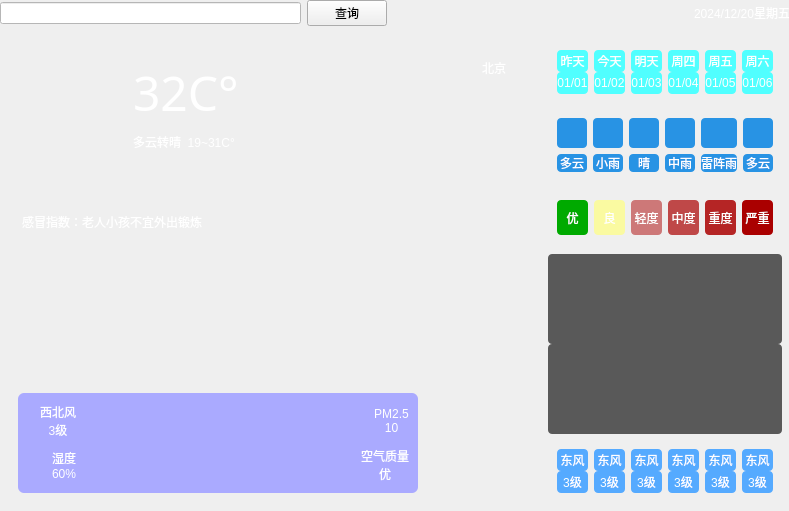
<?xml version="1.0" encoding="UTF-8"?>
<ui version="4.0">
 <class>MainWindow</class>
 <widget class="QMainWindow" name="MainWindow">
  <property name="geometry">
   <rect>
    <x>0</x>
    <y>0</y>
    <width>789</width>
    <height>511</height>
   </rect>
  </property>
  <property name="windowTitle">
   <string>MainWindow</string>
  </property>
  <property name="styleSheet">
   <string notr="true"/>
  </property>
  <widget class="QWidget" name="centralwidget">
   <widget class="QWidget" name="widget" native="true">
    <property name="geometry">
     <rect>
      <x>0</x>
      <y>0</y>
      <width>791</width>
      <height>511</height>
     </rect>
    </property>
    <property name="styleSheet">
     <string notr="true">QWidget#widget{
	border-image: url(:/res/background.png);
}
QLabel{
	font: 10pt &quot;微软雅黑&quot;;
	border-radius:4px;
	background-color: rgba(60, 60, 60,0);
	color: rgb(255, 255, 255);
}</string>
    </property>
    <layout class="QHBoxLayout" name="horizontalLayout_16">
     <item>
      <layout class="QVBoxLayout" name="verticalLayout_12">
       <property name="sizeConstraint">
        <enum>QLayout::SizeConstraint::SetDefaultConstraint</enum>
       </property>
       <item>
        <layout class="QHBoxLayout" name="horizontalLayout_13">
         <item>
          <widget class="QLineEdit" name="lineEdit">
           <property name="styleSheet">
            <string notr="true">QLineEdit{
	
	background-color: rgb(255, 255, 255);
	}</string>
           </property>
          </widget>
         </item>
         <item>
          <widget class="QPushButton" name="pushButton">
           <property name="text">
            <string>查询</string>
           </property>
           <property name="icon">
            <iconset resource="res.qrc">
             <normaloff>:/res/search.png</normaloff>:/res/search.png</iconset>
           </property>
          </widget>
         </item>
         <item>
          <spacer name="horizontalSpacer_4">
           <property name="orientation">
            <enum>Qt::Orientation::Horizontal</enum>
           </property>
           <property name="sizeHint" stdset="0">
            <size>
             <width>40</width>
             <height>20</height>
            </size>
           </property>
          </spacer>
         </item>
         <item>
          <layout class="QHBoxLayout" name="horizontalLayout_12">
           <item>
            <widget class="QLabel" name="label_44">
             <property name="styleSheet">
              <string notr="true">QLabel{
	
	font: 20pt &quot;微软雅黑&quot;;
}</string>
             </property>
             <property name="text">
              <string>2024/12/20星期五</string>
             </property>
            </widget>
           </item>
          </layout>
         </item>
        </layout>
       </item>
       <item>
        <layout class="QHBoxLayout" name="horizontalLayout_14">
         <item>
          <widget class="QWidget" name="widget_11" native="true">
           <layout class="QVBoxLayout" name="verticalLayout_11">
            <item>
             <layout class="QVBoxLayout" name="verticalLayout_10">
              <property name="spacing">
               <number>4</number>
              </property>
              <item>
               <widget class="QWidget" name="widget_2" native="true">
                <layout class="QHBoxLayout" name="horizontalLayout_7">
                 <item>
                  <widget class="QLabel" name="label">
                   <property name="minimumSize">
                    <size>
                     <width>100</width>
                     <height>100</height>
                    </size>
                   </property>
                   <property name="text">
                    <string/>
                   </property>
                   <property name="pixmap">
                    <pixmap resource="res.qrc">:/res/type/ZhenYu.png</pixmap>
                   </property>
                   <property name="scaledContents">
                    <bool>true</bool>
                   </property>
                   <property name="alignment">
                    <set>Qt::AlignmentFlag::AlignCenter</set>
                   </property>
                  </widget>
                 </item>
                 <item>
                  <widget class="QWidget" name="widget_3" native="true">
                   <layout class="QVBoxLayout" name="verticalLayout">
                    <item>
                     <layout class="QHBoxLayout" name="horizontalLayout">
                      <item>
                       <widget class="QLabel" name="label_2">
                        <property name="font">
                         <font>
                          <family>微软雅黑</family>
                          <pointsize>36</pointsize>
                          <italic>false</italic>
                          <bold>false</bold>
                         </font>
                        </property>
                        <property name="styleSheet">
                         <string notr="true">QLabel{
	
	font: 36pt &quot;微软雅黑&quot;;
}</string>
                        </property>
                        <property name="text">
                         <string>32C°</string>
                        </property>
                        <property name="scaledContents">
                         <bool>true</bool>
                        </property>
                        <property name="alignment">
                         <set>Qt::AlignmentFlag::AlignLeading|Qt::AlignmentFlag::AlignLeft|Qt::AlignmentFlag::AlignVCenter</set>
                        </property>
                       </widget>
                      </item>
                      <item>
                       <spacer name="horizontalSpacer">
                        <property name="orientation">
                         <enum>Qt::Orientation::Horizontal</enum>
                        </property>
                        <property name="sizeHint" stdset="0">
                         <size>
                          <width>68</width>
                          <height>20</height>
                         </size>
                        </property>
                       </spacer>
                      </item>
                      <item>
                       <widget class="QLabel" name="label_4">
                        <property name="text">
                         <string>北京</string>
                        </property>
                        <property name="alignment">
                         <set>Qt::AlignmentFlag::AlignLeading|Qt::AlignmentFlag::AlignLeft|Qt::AlignmentFlag::AlignTop</set>
                        </property>
                       </widget>
                      </item>
                     </layout>
                    </item>
                    <item>
                     <layout class="QHBoxLayout" name="horizontalLayout_2">
                      <item>
                       <widget class="QLabel" name="label_3">
                        <property name="text">
                         <string>多云转晴  19~31C°</string>
                        </property>
                       </widget>
                      </item>
                      <item>
                       <spacer name="horizontalSpacer_2">
                        <property name="orientation">
                         <enum>Qt::Orientation::Horizontal</enum>
                        </property>
                        <property name="sizeHint" stdset="0">
                         <size>
                          <width>40</width>
                          <height>20</height>
                         </size>
                        </property>
                       </spacer>
                      </item>
                     </layout>
                    </item>
                   </layout>
                  </widget>
                 </item>
                </layout>
               </widget>
              </item>
              <item>
               <widget class="QWidget" name="widget_4" native="true">
                <layout class="QVBoxLayout" name="verticalLayout_2">
                 <item>
                  <spacer name="verticalSpacer">
                   <property name="orientation">
                    <enum>Qt::Orientation::Vertical</enum>
                   </property>
                   <property name="sizeHint" stdset="0">
                    <size>
                     <width>20</width>
                     <height>40</height>
                    </size>
                   </property>
                  </spacer>
                 </item>
                 <item>
                  <widget class="QPlainTextEdit" name="plainTextEdit">
                   <property name="minimumSize">
                    <size>
                     <width>0</width>
                     <height>40</height>
                    </size>
                   </property>
                   <property name="styleSheet">
                    <string notr="true">background-color: rgba(60, 60, 60,0);
border-radius:5px;
border: none;
font: 9pt &quot;微软雅黑&quot;;
color: rgb(255, 255, 255);</string>
                   </property>
                   <property name="plainText">
                    <string>感冒指数：老人小孩不宜外出锻炼 </string>
                   </property>
                  </widget>
                 </item>
                 <item>
                  <widget class="QWidget" name="widget_5" native="true">
                   <property name="minimumSize">
                    <size>
                     <width>200</width>
                     <height>100</height>
                    </size>
                   </property>
                   <property name="maximumSize">
                    <size>
                     <width>400</width>
                     <height>300</height>
                    </size>
                   </property>
                   <property name="styleSheet">
                    <string notr="true">
QWidget{
	background-color: rgb(170, 170, 255);
	border-radius:6px;
}</string>
                   </property>
                   <layout class="QGridLayout" name="gridLayout">
                    <item row="1" column="0">
                     <layout class="QHBoxLayout" name="horizontalLayout_4">
                      <item>
                       <widget class="QLabel" name="label_7">
                        <property name="text">
                         <string/>
                        </property>
                        <property name="pixmap">
                         <pixmap resource="res.qrc">:/res/humidity.png</pixmap>
                        </property>
                        <property name="scaledContents">
                         <bool>true</bool>
                        </property>
                        <property name="alignment">
                         <set>Qt::AlignmentFlag::AlignCenter</set>
                        </property>
                       </widget>
                      </item>
                      <item>
                       <widget class="QLabel" name="label_11">
                        <property name="text">
                         <string>湿度
60%</string>
                        </property>
                        <property name="alignment">
                         <set>Qt::AlignmentFlag::AlignCenter</set>
                        </property>
                       </widget>
                      </item>
                     </layout>
                    </item>
                    <item row="0" column="0">
                     <layout class="QHBoxLayout" name="horizontalLayout_3">
                      <item>
                       <widget class="QLabel" name="label_5">
                        <property name="text">
                         <string/>
                        </property>
                        <property name="pixmap">
                         <pixmap resource="res.qrc">:/res/wind.png</pixmap>
                        </property>
                        <property name="scaledContents">
                         <bool>true</bool>
                        </property>
                       </widget>
                      </item>
                      <item>
                       <widget class="QLabel" name="label_13">
                        <property name="text">
                         <string>西北风
3级</string>
                        </property>
                        <property name="alignment">
                         <set>Qt::AlignmentFlag::AlignCenter</set>
                        </property>
                       </widget>
                      </item>
                     </layout>
                    </item>
                    <item row="0" column="2">
                     <layout class="QHBoxLayout" name="horizontalLayout_5">
                      <item>
                       <widget class="QLabel" name="label_6">
                        <property name="text">
                         <string/>
                        </property>
                        <property name="pixmap">
                         <pixmap resource="res.qrc">:/res/pm25.png</pixmap>
                        </property>
                        <property name="scaledContents">
                         <bool>true</bool>
                        </property>
                       </widget>
                      </item>
                      <item>
                       <widget class="QLabel" name="label_10">
                        <property name="text">
                         <string>PM2.5
10</string>
                        </property>
                        <property name="alignment">
                         <set>Qt::AlignmentFlag::AlignCenter</set>
                        </property>
                       </widget>
                      </item>
                     </layout>
                    </item>
                    <item row="1" column="2">
                     <layout class="QHBoxLayout" name="horizontalLayout_6">
                      <item>
                       <widget class="QLabel" name="label_8">
                        <property name="text">
                         <string/>
                        </property>
                        <property name="pixmap">
                         <pixmap resource="res.qrc">:/res/aqi.png</pixmap>
                        </property>
                        <property name="scaledContents">
                         <bool>true</bool>
                        </property>
                       </widget>
                      </item>
                      <item>
                       <widget class="QLabel" name="label_12">
                        <property name="text">
                         <string>空气质量
优</string>
                        </property>
                        <property name="alignment">
                         <set>Qt::AlignmentFlag::AlignCenter</set>
                        </property>
                       </widget>
                      </item>
                     </layout>
                    </item>
                    <item row="0" column="1">
                     <spacer name="horizontalSpacer_3">
                      <property name="orientation">
                       <enum>Qt::Orientation::Horizontal</enum>
                      </property>
                      <property name="sizeHint" stdset="0">
                       <size>
                        <width>40</width>
                        <height>20</height>
                       </size>
                      </property>
                     </spacer>
                    </item>
                   </layout>
                  </widget>
                 </item>
                </layout>
               </widget>
              </item>
             </layout>
            </item>
           </layout>
          </widget>
         </item>
         <item>
          <widget class="QWidget" name="widget_6" native="true">
           <layout class="QVBoxLayout" name="verticalLayout_9">
            <item>
             <widget class="QWidget" name="widget_12" native="true">
              <property name="styleSheet">
               <string notr="true">QLabel{
	background-color: rgb(80, 255, 255);
	border - radius: 10px;
}</string>
              </property>
              <layout class="QHBoxLayout" name="horizontalLayout_15">
               <item>
                <layout class="QVBoxLayout" name="verticalLayout_13">
                 <property name="spacing">
                  <number>0</number>
                 </property>
                 <item>
                  <widget class="QLabel" name="label_43">
                   <property name="text">
                    <string>昨天</string>
                   </property>
                   <property name="alignment">
                    <set>Qt::AlignmentFlag::AlignCenter</set>
                   </property>
                  </widget>
                 </item>
                 <item>
                  <widget class="QLabel" name="labelDate1">
                   <property name="text">
                    <string>01/01</string>
                   </property>
                   <property name="alignment">
                    <set>Qt::AlignmentFlag::AlignCenter</set>
                   </property>
                  </widget>
                 </item>
                </layout>
               </item>
               <item>
                <layout class="QVBoxLayout" name="verticalLayout_14">
                 <property name="spacing">
                  <number>0</number>
                 </property>
                 <item>
                  <widget class="QLabel" name="label_46">
                   <property name="text">
                    <string>今天</string>
                   </property>
                   <property name="alignment">
                    <set>Qt::AlignmentFlag::AlignCenter</set>
                   </property>
                  </widget>
                 </item>
                 <item>
                  <widget class="QLabel" name="labelDate2">
                   <property name="text">
                    <string>01/02</string>
                   </property>
                   <property name="alignment">
                    <set>Qt::AlignmentFlag::AlignCenter</set>
                   </property>
                  </widget>
                 </item>
                </layout>
               </item>
               <item>
                <layout class="QVBoxLayout" name="verticalLayout_15">
                 <property name="spacing">
                  <number>0</number>
                 </property>
                 <item>
                  <widget class="QLabel" name="label_47">
                   <property name="text">
                    <string>明天</string>
                   </property>
                   <property name="alignment">
                    <set>Qt::AlignmentFlag::AlignCenter</set>
                   </property>
                  </widget>
                 </item>
                 <item>
                  <widget class="QLabel" name="labelDate3">
                   <property name="text">
                    <string>01/03</string>
                   </property>
                   <property name="alignment">
                    <set>Qt::AlignmentFlag::AlignCenter</set>
                   </property>
                  </widget>
                 </item>
                </layout>
               </item>
               <item>
                <layout class="QVBoxLayout" name="verticalLayout_16">
                 <property name="spacing">
                  <number>0</number>
                 </property>
                 <item>
                  <widget class="QLabel" name="label_48">
                   <property name="text">
                    <string>周四</string>
                   </property>
                   <property name="alignment">
                    <set>Qt::AlignmentFlag::AlignCenter</set>
                   </property>
                  </widget>
                 </item>
                 <item>
                  <widget class="QLabel" name="labelDate4">
                   <property name="text">
                    <string>01/04</string>
                   </property>
                   <property name="alignment">
                    <set>Qt::AlignmentFlag::AlignCenter</set>
                   </property>
                  </widget>
                 </item>
                </layout>
               </item>
               <item>
                <layout class="QVBoxLayout" name="verticalLayout_17">
                 <property name="spacing">
                  <number>0</number>
                 </property>
                 <item>
                  <widget class="QLabel" name="label_49">
                   <property name="text">
                    <string>周五</string>
                   </property>
                   <property name="alignment">
                    <set>Qt::AlignmentFlag::AlignCenter</set>
                   </property>
                  </widget>
                 </item>
                 <item>
                  <widget class="QLabel" name="labelDate5">
                   <property name="text">
                    <string>01/05</string>
                   </property>
                   <property name="alignment">
                    <set>Qt::AlignmentFlag::AlignCenter</set>
                   </property>
                  </widget>
                 </item>
                </layout>
               </item>
               <item>
                <layout class="QVBoxLayout" name="verticalLayout_18">
                 <property name="spacing">
                  <number>0</number>
                 </property>
                 <item>
                  <widget class="QLabel" name="label_50">
                   <property name="text">
                    <string>周六</string>
                   </property>
                   <property name="alignment">
                    <set>Qt::AlignmentFlag::AlignCenter</set>
                   </property>
                  </widget>
                 </item>
                 <item>
                  <widget class="QLabel" name="labelDate6">
                   <property name="text">
                    <string>01/06</string>
                   </property>
                   <property name="alignment">
                    <set>Qt::AlignmentFlag::AlignCenter</set>
                   </property>
                  </widget>
                 </item>
                </layout>
               </item>
              </layout>
             </widget>
            </item>
            <item>
             <widget class="QWidget" name="widget_8" native="true">
              <property name="styleSheet">
               <string notr="true">QLabel{
	background - size: 50px 50px;
	
	background-color: rgb(40, 147, 228);
}</string>
              </property>
              <layout class="QHBoxLayout" name="horizontalLayout_9">
               <item>
                <layout class="QVBoxLayout" name="verticalLayout_3">
                 <item>
                  <widget class="QLabel" name="label_19">
                   <property name="minimumSize">
                    <size>
                     <width>0</width>
                     <height>30</height>
                    </size>
                   </property>
                   <property name="styleSheet">
                    <string notr="true"/>
                   </property>
                   <property name="text">
                    <string/>
                   </property>
                   <property name="pixmap">
                    <pixmap resource="res.qrc">:/res/type/DuoYun.png</pixmap>
                   </property>
                   <property name="alignment">
                    <set>Qt::AlignmentFlag::AlignCenter</set>
                   </property>
                  </widget>
                 </item>
                 <item>
                  <widget class="QLabel" name="label_20">
                   <property name="text">
                    <string>多云</string>
                   </property>
                   <property name="alignment">
                    <set>Qt::AlignmentFlag::AlignCenter</set>
                   </property>
                  </widget>
                 </item>
                </layout>
               </item>
               <item>
                <layout class="QVBoxLayout" name="verticalLayout_4">
                 <item>
                  <widget class="QLabel" name="label_21">
                   <property name="minimumSize">
                    <size>
                     <width>0</width>
                     <height>30</height>
                    </size>
                   </property>
                   <property name="styleSheet">
                    <string notr="true"/>
                   </property>
                   <property name="text">
                    <string/>
                   </property>
                   <property name="pixmap">
                    <pixmap resource="res.qrc">:/res/type/XiaoYu.png</pixmap>
                   </property>
                   <property name="alignment">
                    <set>Qt::AlignmentFlag::AlignCenter</set>
                   </property>
                  </widget>
                 </item>
                 <item>
                  <widget class="QLabel" name="label_22">
                   <property name="text">
                    <string>小雨</string>
                   </property>
                   <property name="alignment">
                    <set>Qt::AlignmentFlag::AlignCenter</set>
                   </property>
                  </widget>
                 </item>
                </layout>
               </item>
               <item>
                <layout class="QVBoxLayout" name="verticalLayout_8">
                 <item>
                  <widget class="QLabel" name="label_29">
                   <property name="minimumSize">
                    <size>
                     <width>0</width>
                     <height>30</height>
                    </size>
                   </property>
                   <property name="styleSheet">
                    <string notr="true"/>
                   </property>
                   <property name="text">
                    <string/>
                   </property>
                   <property name="pixmap">
                    <pixmap resource="res.qrc">:/res/type/Qing.png</pixmap>
                   </property>
                   <property name="alignment">
                    <set>Qt::AlignmentFlag::AlignCenter</set>
                   </property>
                  </widget>
                 </item>
                 <item>
                  <widget class="QLabel" name="label_30">
                   <property name="text">
                    <string>晴</string>
                   </property>
                   <property name="alignment">
                    <set>Qt::AlignmentFlag::AlignCenter</set>
                   </property>
                  </widget>
                 </item>
                </layout>
               </item>
               <item>
                <layout class="QVBoxLayout" name="verticalLayout_6">
                 <item>
                  <widget class="QLabel" name="label_25">
                   <property name="minimumSize">
                    <size>
                     <width>0</width>
                     <height>30</height>
                    </size>
                   </property>
                   <property name="styleSheet">
                    <string notr="true"/>
                   </property>
                   <property name="text">
                    <string/>
                   </property>
                   <property name="pixmap">
                    <pixmap resource="res.qrc">:/res/type/ZhongYu.png</pixmap>
                   </property>
                   <property name="alignment">
                    <set>Qt::AlignmentFlag::AlignCenter</set>
                   </property>
                  </widget>
                 </item>
                 <item>
                  <widget class="QLabel" name="label_26">
                   <property name="text">
                    <string>中雨</string>
                   </property>
                   <property name="alignment">
                    <set>Qt::AlignmentFlag::AlignCenter</set>
                   </property>
                  </widget>
                 </item>
                </layout>
               </item>
               <item>
                <layout class="QVBoxLayout" name="verticalLayout_5">
                 <item>
                  <widget class="QLabel" name="label_23">
                   <property name="minimumSize">
                    <size>
                     <width>0</width>
                     <height>30</height>
                    </size>
                   </property>
                   <property name="styleSheet">
                    <string notr="true"/>
                   </property>
                   <property name="text">
                    <string/>
                   </property>
                   <property name="pixmap">
                    <pixmap resource="res.qrc">:/res/type/LeiZhenYu.png</pixmap>
                   </property>
                   <property name="alignment">
                    <set>Qt::AlignmentFlag::AlignCenter</set>
                   </property>
                  </widget>
                 </item>
                 <item>
                  <widget class="QLabel" name="label_24">
                   <property name="text">
                    <string>雷阵雨</string>
                   </property>
                   <property name="alignment">
                    <set>Qt::AlignmentFlag::AlignCenter</set>
                   </property>
                  </widget>
                 </item>
                </layout>
               </item>
               <item>
                <layout class="QVBoxLayout" name="verticalLayout_7">
                 <item>
                  <widget class="QLabel" name="label_27">
                   <property name="minimumSize">
                    <size>
                     <width>0</width>
                     <height>30</height>
                    </size>
                   </property>
                   <property name="styleSheet">
                    <string notr="true"/>
                   </property>
                   <property name="text">
                    <string/>
                   </property>
                   <property name="pixmap">
                    <pixmap resource="res.qrc">:/res/type/DuoYun.png</pixmap>
                   </property>
                   <property name="alignment">
                    <set>Qt::AlignmentFlag::AlignCenter</set>
                   </property>
                  </widget>
                 </item>
                 <item>
                  <widget class="QLabel" name="label_28">
                   <property name="text">
                    <string>多云</string>
                   </property>
                   <property name="alignment">
                    <set>Qt::AlignmentFlag::AlignCenter</set>
                   </property>
                  </widget>
                 </item>
                </layout>
               </item>
              </layout>
             </widget>
            </item>
            <item>
             <widget class="QWidget" name="widget_9" native="true">
              <property name="styleSheet">
               <string notr="true"/>
              </property>
              <layout class="QHBoxLayout" name="horizontalLayout_10">
               <item>
                <widget class="QLabel" name="label_31">
                 <property name="minimumSize">
                  <size>
                   <width>0</width>
                   <height>0</height>
                  </size>
                 </property>
                 <property name="maximumSize">
                  <size>
                   <width>16777215</width>
                   <height>35</height>
                  </size>
                 </property>
                 <property name="styleSheet">
                  <string notr="true">QLabel { 
	background-color: rgb(0, 170, 0);
}

</string>
                 </property>
                 <property name="text">
                  <string>优</string>
                 </property>
                 <property name="alignment">
                  <set>Qt::AlignmentFlag::AlignCenter</set>
                 </property>
                </widget>
               </item>
               <item>
                <widget class="QLabel" name="label_32">
                 <property name="minimumSize">
                  <size>
                   <width>0</width>
                   <height>10</height>
                  </size>
                 </property>
                 <property name="maximumSize">
                  <size>
                   <width>16777215</width>
                   <height>35</height>
                  </size>
                 </property>
                 <property name="styleSheet">
                  <string notr="true">background-color: rgba(255, 255, 127,0.7);</string>
                 </property>
                 <property name="text">
                  <string>良</string>
                 </property>
                 <property name="alignment">
                  <set>Qt::AlignmentFlag::AlignCenter</set>
                 </property>
                </widget>
               </item>
               <item>
                <widget class="QLabel" name="label_33">
                 <property name="minimumSize">
                  <size>
                   <width>0</width>
                   <height>10</height>
                  </size>
                 </property>
                 <property name="maximumSize">
                  <size>
                   <width>16777215</width>
                   <height>35</height>
                  </size>
                 </property>
                 <property name="styleSheet">
                  <string notr="true">background-color:rgba(170, 0, 0,0.5);</string>
                 </property>
                 <property name="text">
                  <string>轻度</string>
                 </property>
                 <property name="alignment">
                  <set>Qt::AlignmentFlag::AlignCenter</set>
                 </property>
                </widget>
               </item>
               <item>
                <widget class="QLabel" name="label_34">
                 <property name="minimumSize">
                  <size>
                   <width>0</width>
                   <height>10</height>
                  </size>
                 </property>
                 <property name="maximumSize">
                  <size>
                   <width>16777215</width>
                   <height>35</height>
                  </size>
                 </property>
                 <property name="styleSheet">
                  <string notr="true">background-color:rgba(170, 0, 0,0.7);</string>
                 </property>
                 <property name="text">
                  <string>中度</string>
                 </property>
                 <property name="alignment">
                  <set>Qt::AlignmentFlag::AlignCenter</set>
                 </property>
                </widget>
               </item>
               <item>
                <widget class="QLabel" name="label_36">
                 <property name="minimumSize">
                  <size>
                   <width>0</width>
                   <height>10</height>
                  </size>
                 </property>
                 <property name="maximumSize">
                  <size>
                   <width>16777215</width>
                   <height>35</height>
                  </size>
                 </property>
                 <property name="styleSheet">
                  <string notr="true">background-color:rgba(170, 0, 0,0.85);</string>
                 </property>
                 <property name="text">
                  <string>重度</string>
                 </property>
                 <property name="alignment">
                  <set>Qt::AlignmentFlag::AlignCenter</set>
                 </property>
                </widget>
               </item>
               <item>
                <widget class="QLabel" name="label_35">
                 <property name="minimumSize">
                  <size>
                   <width>0</width>
                   <height>10</height>
                  </size>
                 </property>
                 <property name="maximumSize">
                  <size>
                   <width>16777215</width>
                   <height>35</height>
                  </size>
                 </property>
                 <property name="styleSheet">
                  <string notr="true">background-color:rgba(170, 0, 0,1);</string>
                 </property>
                 <property name="text">
                  <string>严重</string>
                 </property>
                 <property name="alignment">
                  <set>Qt::AlignmentFlag::AlignCenter</set>
                 </property>
                </widget>
               </item>
              </layout>
             </widget>
            </item>
            <item>
             <widget class="QWidget" name="widget_7" native="true">
              <layout class="QVBoxLayout" name="verticalLayout_25">
               <property name="spacing">
                <number>0</number>
               </property>
               <property name="leftMargin">
                <number>0</number>
               </property>
               <property name="topMargin">
                <number>0</number>
               </property>
               <property name="rightMargin">
                <number>0</number>
               </property>
               <property name="bottomMargin">
                <number>0</number>
               </property>
               <item>
                <widget class="QLabel" name="labelhigh">
                 <property name="minimumSize">
                  <size>
                   <width>0</width>
                   <height>90</height>
                  </size>
                 </property>
                 <property name="maximumSize">
                  <size>
                   <width>16777215</width>
                   <height>100</height>
                  </size>
                 </property>
                 <property name="styleSheet">
                  <string notr="true">
background-color: rgb(89, 89, 89);</string>
                 </property>
                 <property name="text">
                  <string/>
                 </property>
                </widget>
               </item>
               <item>
                <widget class="QLabel" name="labellow">
                 <property name="minimumSize">
                  <size>
                   <width>0</width>
                   <height>90</height>
                  </size>
                 </property>
                 <property name="maximumSize">
                  <size>
                   <width>16777215</width>
                   <height>100</height>
                  </size>
                 </property>
                 <property name="styleSheet">
                  <string notr="true">background-color: rgb(89, 89, 89);</string>
                 </property>
                 <property name="text">
                  <string/>
                 </property>
                </widget>
               </item>
              </layout>
             </widget>
            </item>
            <item>
             <widget class="QWidget" name="widget_13" native="true">
              <property name="styleSheet">
               <string notr="true">QLabel{
	
	background-color: rgb(85, 170, 255);
}</string>
              </property>
              <layout class="QHBoxLayout" name="horizontalLayout_8">
               <item>
                <layout class="QVBoxLayout" name="verticalLayout_19">
                 <property name="spacing">
                  <number>0</number>
                 </property>
                 <item>
                  <widget class="QLabel" name="label_51">
                   <property name="text">
                    <string>东风</string>
                   </property>
                   <property name="alignment">
                    <set>Qt::AlignmentFlag::AlignCenter</set>
                   </property>
                  </widget>
                 </item>
                 <item>
                  <widget class="QLabel" name="labelFl_1">
                   <property name="text">
                    <string>3级</string>
                   </property>
                   <property name="alignment">
                    <set>Qt::AlignmentFlag::AlignCenter</set>
                   </property>
                  </widget>
                 </item>
                </layout>
               </item>
               <item>
                <layout class="QVBoxLayout" name="verticalLayout_20">
                 <property name="spacing">
                  <number>0</number>
                 </property>
                 <item>
                  <widget class="QLabel" name="label_52">
                   <property name="text">
                    <string>东风</string>
                   </property>
                   <property name="alignment">
                    <set>Qt::AlignmentFlag::AlignCenter</set>
                   </property>
                  </widget>
                 </item>
                 <item>
                  <widget class="QLabel" name="labelFl_2">
                   <property name="text">
                    <string>3级</string>
                   </property>
                   <property name="alignment">
                    <set>Qt::AlignmentFlag::AlignCenter</set>
                   </property>
                  </widget>
                 </item>
                </layout>
               </item>
               <item>
                <layout class="QVBoxLayout" name="verticalLayout_21">
                 <property name="spacing">
                  <number>0</number>
                 </property>
                 <item>
                  <widget class="QLabel" name="label_53">
                   <property name="text">
                    <string>东风</string>
                   </property>
                   <property name="alignment">
                    <set>Qt::AlignmentFlag::AlignCenter</set>
                   </property>
                  </widget>
                 </item>
                 <item>
                  <widget class="QLabel" name="labelFl_3">
                   <property name="text">
                    <string>3级</string>
                   </property>
                   <property name="alignment">
                    <set>Qt::AlignmentFlag::AlignCenter</set>
                   </property>
                  </widget>
                 </item>
                </layout>
               </item>
               <item>
                <layout class="QVBoxLayout" name="verticalLayout_22">
                 <property name="spacing">
                  <number>0</number>
                 </property>
                 <item>
                  <widget class="QLabel" name="label_54">
                   <property name="text">
                    <string>东风</string>
                   </property>
                   <property name="alignment">
                    <set>Qt::AlignmentFlag::AlignCenter</set>
                   </property>
                  </widget>
                 </item>
                 <item>
                  <widget class="QLabel" name="labelFl_4">
                   <property name="text">
                    <string>3级</string>
                   </property>
                   <property name="alignment">
                    <set>Qt::AlignmentFlag::AlignCenter</set>
                   </property>
                  </widget>
                 </item>
                </layout>
               </item>
               <item>
                <layout class="QVBoxLayout" name="verticalLayout_23">
                 <property name="spacing">
                  <number>0</number>
                 </property>
                 <item>
                  <widget class="QLabel" name="label_55">
                   <property name="text">
                    <string>东风</string>
                   </property>
                   <property name="alignment">
                    <set>Qt::AlignmentFlag::AlignCenter</set>
                   </property>
                  </widget>
                 </item>
                 <item>
                  <widget class="QLabel" name="labelFl_5">
                   <property name="text">
                    <string>3级</string>
                   </property>
                   <property name="alignment">
                    <set>Qt::AlignmentFlag::AlignCenter</set>
                   </property>
                  </widget>
                 </item>
                </layout>
               </item>
               <item>
                <layout class="QVBoxLayout" name="verticalLayout_24">
                 <property name="spacing">
                  <number>0</number>
                 </property>
                 <item>
                  <widget class="QLabel" name="label_56">
                   <property name="text">
                    <string>东风</string>
                   </property>
                   <property name="alignment">
                    <set>Qt::AlignmentFlag::AlignCenter</set>
                   </property>
                  </widget>
                 </item>
                 <item>
                  <widget class="QLabel" name="labelFl_6">
                   <property name="text">
                    <string>3级</string>
                   </property>
                   <property name="alignment">
                    <set>Qt::AlignmentFlag::AlignCenter</set>
                   </property>
                  </widget>
                 </item>
                </layout>
               </item>
              </layout>
             </widget>
            </item>
           </layout>
          </widget>
         </item>
        </layout>
       </item>
      </layout>
     </item>
    </layout>
   </widget>
  </widget>
 </widget>
 <resources>
  <include location="res.qrc"/>
 </resources>
 <connections/>
</ui>
